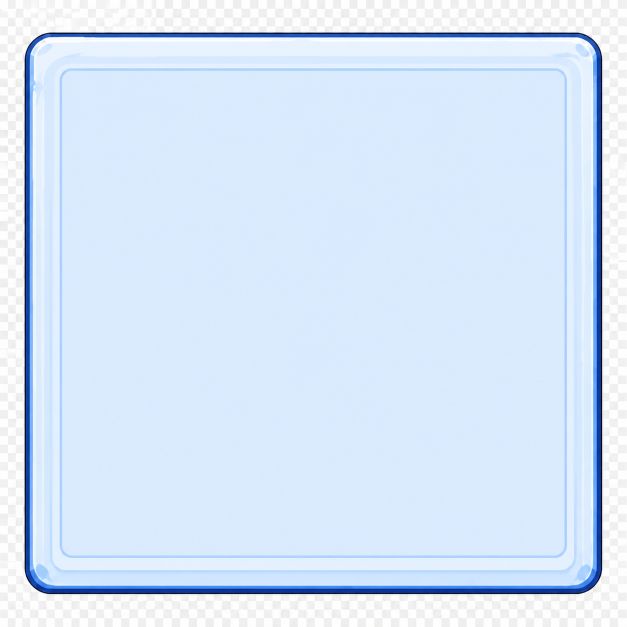
#> input picture art/production/ui/daily_program_composition/2026-08-16_cutouts_v01/source/task_shell_checker_source_v01.png, 1254 x 1254 px (shown at 1/2 size)
$ python build_assets.py
#> lines starting #> are read from the running program, lines starting #| are printed output that depends on the picture
from __future__ import annotations

from collections import deque
from pathlib import Path
from typing import Dict, Iterable

import numpy as np
from PIL import Image, ImageDraw, ImageFilter, ImageFont


ROOT = Path(__file__).resolve().parent
SOURCE = ROOT / "source"
BACKPLATES = ROOT / "cutouts" / "backplates"
ICONS = ROOT / "cutouts" / "icons"
PREVIEWS = ROOT / "previews"
QA = ROOT / "qa"
PAD = 12


# [99 lines left out: functions checker_to_rgba, keep_largest_component, trim, not called in this run]


def extract_cell(sheet: Image.Image, box: tuple[int, int, int, int]) -> Image.Image:
    return trim(checker_to_rgba(sheet.crop(box)))


# [68 lines left out: functions shared_canvas, normalize_icon, save_all, make_contact_sheet, make_icon_96_qa, not called in this run]


def main() -> None:
    task_shell_source = Image.open(SOURCE / "task_shell_checker_source_v01.png")
#> task_shell_source is the input picture: PIL image 1254x1254 RGB; mean R, G, B 215.4, 230.1, 248.7
    signin_shell_source = Image.open(SOURCE / "signin_shell_checker_source_v01.png")
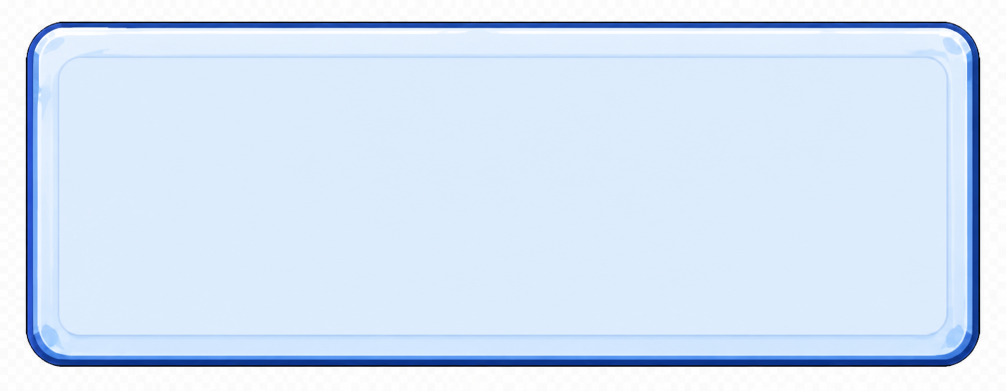
#> input picture art/production/ui/daily_program_composition/2026-08-16_cutouts_v01/source/signin_shell_checker_source_v01.png, 2012 x 781 px (shown at 1/2 size)
#> signin_shell_source is the input picture: PIL image 2012x781 RGB; mean R, G, B 214, 228.6, 246.7
    controls_source = Image.open(SOURCE / "controls_checker_source_v01.png")
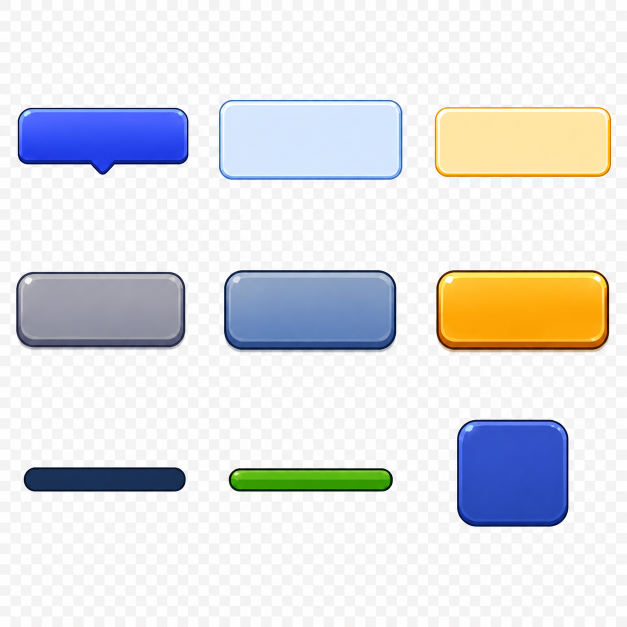
#> input picture art/production/ui/daily_program_composition/2026-08-16_cutouts_v01/source/controls_checker_source_v01.png, 1254 x 1254 px (shown at 1/2 size)
#> controls_source is the input picture: PIL image 1254x1254 RGB; mean R, G, B 223.5, 223.8, 226
#> (the run stopped early here; a loop or call above may not have finished)
